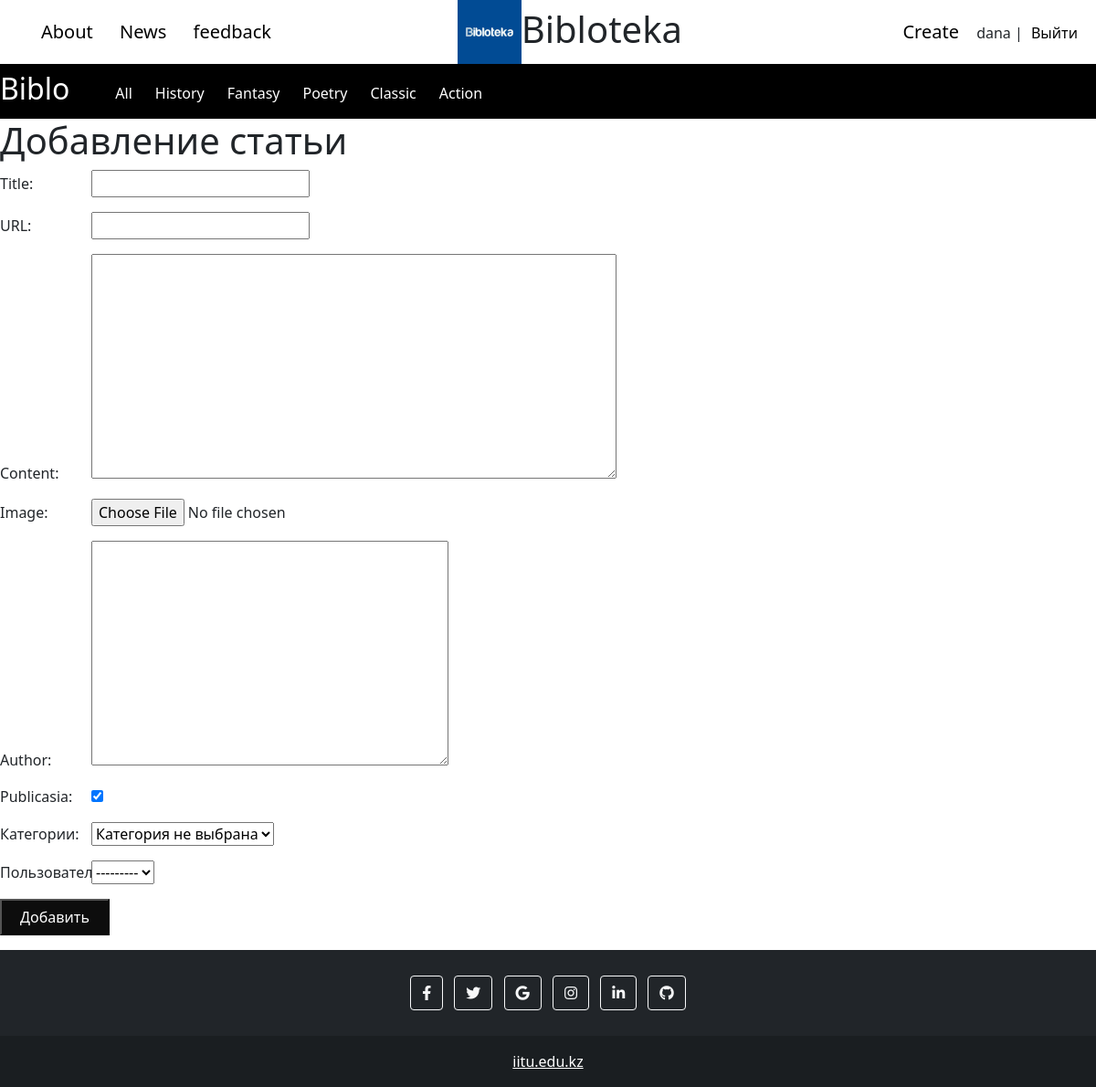
Page /addpage/ (signed in) on the committed database.
### biblo/models.py (models this page shows)
class Category(models.Model):
    name=models.CharField(max_length=255, db_index=True)
    slug = models.SlugField(max_length=255, unique=True, db_index=True, verbose_name="URL")
    def __str__(self):
          return self.name
    def get_absolute_url(self):
      return reverse('category', kwargs={'cat_id': self.pk})
    class Meta:
        verbose_name = 'Category'
        verbose_name_plural = 'Categories'

### biblo/views.py (the view)
# urls.py: path('addpage/', AddPage.as_view(), name='addpage'),
class AddPage(LoginRequiredMixin, DataMixin, CreateView):
    form_class = AddPostForm
    template_name = 'main/addpage.html'
    success = reverse_lazy('home')
    login_url = reverse_lazy('home')
    raise_exception = True
    def get_context_data(self, *, object_list=None, **kwargs):
        context = super().get_context_data(**kwargs)
        c_def = self.get_user_context(title="Добавление статьи")
        return dict(list(context.items()) + list(c_def.items()))

### biblo/forms.py (shortened to what this page needs)
class AddPostForm(forms.ModelForm):
  def __init__(self, *args, **kwargs):
      super().__init__(*args, **kwargs)
      self.fields['cat'].empty_label="Категория не выбрана"
  class Meta:
     model=Product
     fields=['name','slug','content','image','author','is_published', 'cat', 'user']
     widgets = {
         'name': forms.TextInput(attrs={'class':'form-input'}),
         'content': forms.Textarea(attrs={'cols':60, 'rows':10}),
     }

### biblo/templatetags/biblo_tags.py (called while the page is built)
@register.inclusion_tag('main/list_categories.html')
def show_categories(sort=None, cat_selected=0):
    if not sort:
        cats=Category.objects.all()
    else:
      cats=Category.objects.order_by(sort)
    return {"cats": cats, "cat_selected": cat_selected}

### biblo/utils.py (called while the page is built)
    def get_user_context(self, **kwargs):
        context = kwargs
        cats = Category.objects.all()
        user_menu=menu.copy()
        if not self.request.user.is_authenticated:
            user_menu.pop(1)
        context['menu']= user_menu
        context['cats']= cats
        if 'cat_selected' not in context:
            context['cat_selected']= 0
        return context

### templates/main/addpage.html (shortened to what this page needs)
{% extends 'main/base.html' %}
{% block content %}
<h1>{{title}}</h1>
<form action ="{% url 'addpage' %}" method="post" enctype="multipart/form-data">
    {% for f in form %}
    <p><label style="height: 20px; width: 100px" for="{{ f.id_for_label }}">{{f.label}}:</label>{{ f }}</p>
    {% endfor %}
    <button style="background-color: #0d0d0d; color: white; height: 40px; width: 120px" type="submit">Добавить</button>
</form>
{% endblock %}

### templates/main/base.html (shortened to what this page needs)
{% load static %}
{% load biblo_tags %}
<!DOCTYPE html>
<html lang="en">
<head>
    <link rel="stylesheet" href="https://cdnjs.cloudflare.com/ajax/libs/font-awesome/5.15.1/css/all.min.css" />
    <link  href="{% static 'main/css/basestyle.css' %}" rel="stylesheet">
    <link  href="{% static 'main/css/style.css' %}" rel="stylesheet">
    <link href="https://cdn.jsdelivr.net/npm/bootstrap@5.0.2/dist/css/bootstrap.min.css"
          rel="stylesheet"
>
</head>
<body>
{% block mainmenu %}
   <div class="navbar11">
        <div class="menu">
            <a href="/about " class="menuButton">About</a>
            <a href="#" class="menuButton">News</a>
            <a href="/contact" class="menuButton">feedback</a>
        </div>
        <img src="{% static 'main/img/11.jpg' %}",  height="70" width="170">
       <h1 style="margin-top: 8px;">Bibloteka</h1>
       <div class="menu1">
    <a href="/addpage" class="menu1Button">Create</a>
    {% if request.user.is_authenticated %}
        <span class="user-info">{{ user.username }} | <a href="{% url 'logout' %}" class="logout-link">Выйти</a></span>
    {% else %}
        <span class="auth-links"><a href="{% url 'register' %}" class="auth-link">Регистрация</a> | <a href="{% url 'login' %}" class="auth-link">Войти</a></span>
    {% endif %}
</div>
   </div>
    <div class="body">
         <div class="k5"><h2>Biblo</h2></div>
         <div class="menubody">
               {% if cat_selected == 0 %}
                 <p class="selected_li">All</p>
               {% else %}
                  <p class="selected_li">
                      <a class ="catbut" href="{% url 'home' %}">All</a>
                  </p>
               {% endif %}
              {% show_categories cat_selected=cat_selected %}
         </div>
    </div>
{% endblock mainmenu %}
{% block content %}
{% endblock %}
<footer class="bg-dark text-center text-white">
  <div class="container p-4 pb-0">
    <section class="mb-4">
      <a class="btn btn-outline-light btn-floating m-1" href="https://ru-ru.facebook.com/" role="button"
        ><i class="fab fa-facebook-f"></i></a>
      <a class="btn btn-outline-light btn-floating m-1" href="https://twitter.com/" role="button"
        ><i class="fab fa-twitter"></i></a>
      <a class="btn btn-outline-light btn-floating m-1" href="https://www.google.kz/" role="button"
        ><i class="fab fa-google"></i></a>
      <a class="btn btn-outline-light btn-floating m-1" href="https://www.instagram.com/" role="button"
        ><i class="fab fa-instagram"></i></a>
      <a class="btn btn-outline-light btn-floating m-1" href="https://kz.linkedin.com/" role="button"
        ><i class="fab fa-linkedin-in"></i></a>
      <a class="btn btn-outline-light btn-floating m-1" href="https://github.com/BroBat11/python_project" role="button"
        ><i class="fab fa-github"></i></a>
    </section>
  </div>
  <div class="text-center p-3" style="background-color: rgba(0, 0, 0, 0.2);">
    <a class="text-white" href="#">iitu.edu.kz</a>
  </div>
</footer>
</body>
</html>

### templates/main/list_categories.html
{% for c in cats %}
  {% if c.pk == cat_selected %}
       <p class="selected_li">{{c.name}}</p>
  {% else %}
       <p class="selected_li"><a class ="catbut" href="{{ c.get_absolute_url }}">{{c.name}}</p>
  {% endif %}
{% endfor %}

### static/main/css/basestyle.css (style rules this page uses)
.navbar11 { background-color: white; display: flex; width: 100%; height: 70px; }
.menuButton { text-decoration: none; font-size: 20px; color: black; margin-left: 25px; }
.menu1Button { text-decoration: none; font-size: 20px; color: black; margin-left: 25px; }
.menu { width: 100%; padding: 20px; }
.menu1 { width: 90%; padding: 20px; text-align: right; }
.user-info, .auth-links { display: inline-block; margin-left: 15px; }
.logout-link, .auth-link { text-decoration: none; color: black; margin-left: 5px; }
.body { width: 100%; height: 80%; background-color: black; color: white; display: flex; }
.menubody { margin-left: 25px; text-decoration: none; font-size: 20px; color: white; text-align: right; width: 90%; margin-top: 20px; display: flex; }
.catbut { text-decoration: none; font-size: 16px; color: white; }
.selected_li { text-decoration: none; font-size: 16px; color: white; margin-left: 25px; }
.k5 { margin-top: 8px; }

### rows in the picture
Category: name "History"
Category: name "Fantasy"
Category: name "Poetry"
Category: name "Classic"
Category: name "Action"

### other values in the picture
{{ user.username }} "dana"
{{ title }} "Добавление статьи"
{{ f.label }} "Title" "URL" "Content" "Image" "Author" "Publicasia" "Категории" "Пользователь"
